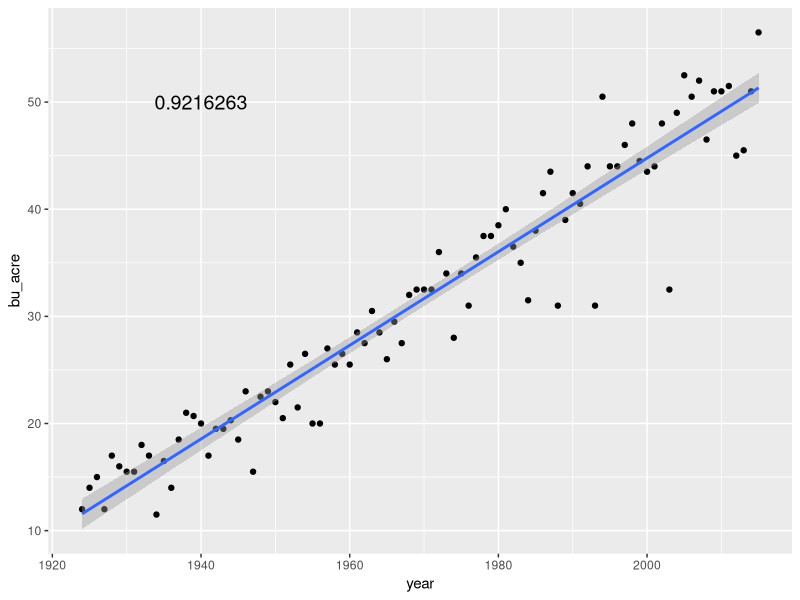
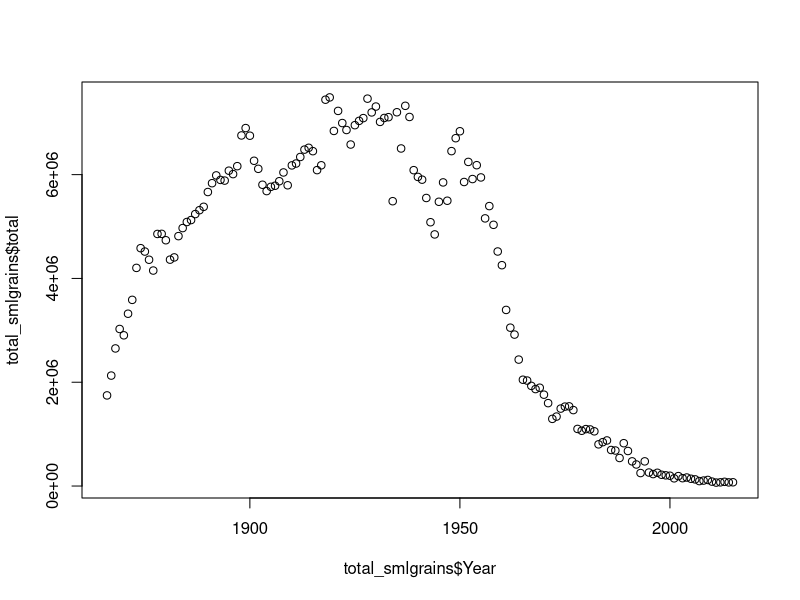
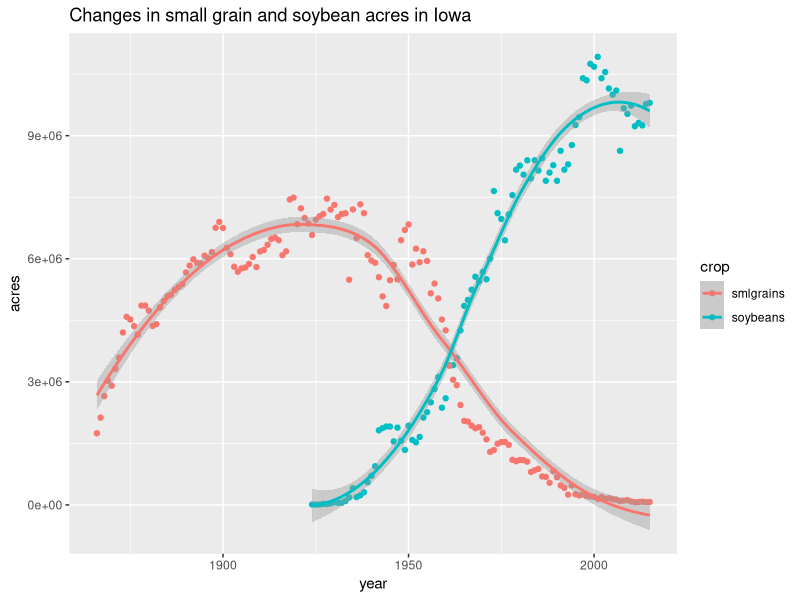

Reproduce these figures in R, in order.
getwd()
setwd()

library(readr) 
crops<-read_csv("NASS-Iowa.csv")  #ctr+enter or command+enter will run the line you are on 

head(crops)  #If you want to glance at the data
tail(crops)  # BTW, hashtag is used to insert commments

#Let's get rid of some columns

  #Choose the columns you want to keep
  fewer_columns<-crops[,c("Year", "State", "Commodity", "Data Item", "Value")]

  #Can also specify by column number  
  notsomany_columns<-crops[,c(2, 6, 16 ,17, 20)]

#Let's get rid of some rows - like everything, there are a lot of ways to do the same thing 
  
  recent<-fewer_columns[fewer_columns$Year != 1866, ]
  
  recent<-fewer_columns[fewer_columns$Year %in% c(1867:2015),]  
  
  recent<-fewer_columns[1:6819,]  
  
#Now let's subset soybeans, just bushels per acre  
  beans<-recent[recent$Commodity == "SOYBEANS" & 
          recent$`Data Item` == "SOYBEANS - YIELD, MEASURED IN BU / ACRE",]  
  
#These columns names are driving me crazy, let's rename  
  colnames(beans)<-c("year", "state", "commodity", "measure", "bu_acre")  
  beans<-beans[,-4] #We don't even need this column, let's remove
  
#Add a unit conversion as a new column
  beans$Mg_ha<-beans$bu_acre*60*0.00045*0.40
 
#Fit a linear model to examine the relationship between time and yield
mod<-lm(beans$bu_acre ~ beans$year)

#Look at the summary
summary(mod)

#Look at names of things the model gives us
names(summary(mod))

#What does it mean by "coefficients"?
summary(mod)$coefficients

#Extract the p-value
summary(mod)$coefficients[,4] 

#Extract the R squared
summary(mod)$r.squared

#Here is something that was extracted being useful
library(ggplot2)

ggplot(beans, aes(x=year, y=bu_acre))+
  geom_point()+
  geom_smooth(method='lm')+
  annotate("text", x=1940, y=50, label = summary(mod)$r.squared, size=5, parse=TRUE)

#######################################################



#######################################################
#Now we want to look at small grains as a group
#Subset most of the small grains listed
smlgrains<-fewer_columns[fewer_columns$Commodity %in% c("OATS", "BARLEY", "WHEAT", "RYE") & 
                       fewer_columns$`Data Item` %in% c("OATS - ACRES HARVESTED","BARLEY - ACRES HARVESTED",
                                                       "WHEAT - ACRES HARVESTED","RYE - ACRES HARVESTED"),]

#These data from NASS have a comma in them and we have to remove it by
 #substituting "nothing" in the place of the comma. You will run into random problems like
 #this a lot and you will always get past it. . .somehow 
smlgrains$Value<-as.numeric(gsub(",", "", smlgrains$Value))

#Here is a glimpse of your future with an awesome package (dplyr)
library(dplyr)
total_smlgrains<-group_by(smlgrains, Year)%>%
  summarise(total=sum(Value))
  
#Check it out 
plot(total_smlgrains$total~total_smlgrains$Year)

#####################################################
#Don't see many small grains these days, but I do see soybeans. I wonder about the 
 #relationship. Let's compare acre amounts

#Back to beans and this time subset "acres harvested"
bean_acres<-recent[recent$Commodity == "SOYBEANS" & 
                recent$`Data Item` == "SOYBEANS - ACRES HARVESTED",] 

#Now let's work to get the "bean_acres" dataframe and "total_smlgrains" dataframe to 
 #look identical so we tack them together for a tidy result
bean_acres<-bean_acres[,c(1,5)] #this is the information we actually need
colnames(bean_acres)<-c("year", "acres")

#Okay, should have left 'Commodity' in there, but now we don't 
  #have to have SOYBEANS shouted at us
bean_acres$crop<-"soybeans" 

#Make matching column names and "crop" label   
colnames(total_smlgrains)<- c("year", "acres")
total_smlgrains$crop<-"smlgrains"

#Now, R, bind these rows together
both<-rbind(bean_acres, total_smlgrains)

#Here's a story about cropland use in Iowa
ggplot(both, aes(x=year, y=acres, group=crop, color=crop))+
  geom_point()+
  geom_smooth()+
  ggtitle("Changes in small grain and soybean acres in Iowa")